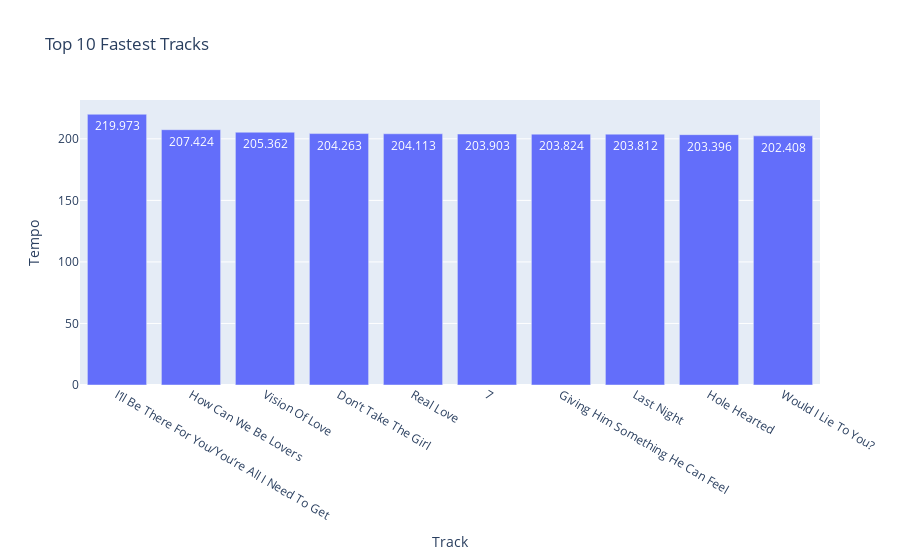

The notebook cell this image was saved under:
### Code cell
# fastest tempo
df_fastest = data.sort_values(by="Tempo", ascending=False).head(10)
fig = px.bar(
    df_fastest, x="Track", y="Tempo", 
    hover_data="Artist", text="Tempo", 
    title="Top 10 Fastest Tracks"
)
fig.update_layout(
    height=600
)
fig.show()

### Figure 1 — Plotly figure (JSON) as saved in the notebook; plotly's stock layout.template omitted (floating-point values rounded to 4 significant figures)
{"data": [{"alignmentgroup": "True", "customdata": [["by Method Man featuring Mary J. Blige"], ["Michael Bolton"], ["Mariah Carey"], ["Tim McGraw"], ["Mary J. Blige"], ["Prince and The New Power Generation"], ["En Vogue"], ["Az Yet"], ["Extreme"], ["Charles & Eddie"]], "hovertemplate": "Track=%{x}<br>Tempo=%{text}<br>Artist=%{customdata[0]}<extra></extra>", "legendgroup": "", "marker": {"color": "#636efa", "pattern": {"shape": ""}}, "name": "", "offsetgroup": "", "orientation": "v", "showlegend": false, "text": [220.0, 207.4, 205.4, 204.3, 204.1, 203.9, 203.8, 203.8, 203.4, 202.4], "textposition": "auto", "type": "bar", "x": ["I’ll Be There For You/You’re All I Need To Get", "How Can We Be Lovers", "Vision Of Love", "Don’t Take The Girl", "Real Love", "7", "Giving Him Something He Can Feel", "Last Night", "Hole Hearted", "Would I Lie To You?"], "xaxis": "x", "y": [220.0, 207.4, 205.4, 204.3, 204.1, 203.9, 203.8, 203.8, 203.4, 202.4], "yaxis": "y"}], "layout": {"autosize": true, "barmode": "relative", "legend": {"tracegroupgap": 0}, "title": {"text": "Top 10 Fastest Tracks"}, "xaxis": {"anchor": "y", "autorange": true, "domain": [0, 1], "range": [-0.5, 9.5], "title": {"text": "Track"}, "type": "category"}, "yaxis": {"anchor": "x", "autorange": true, "domain": [0, 1], "range": [0, 231.6], "title": {"text": "Tempo"}, "type": "linear"}}}
